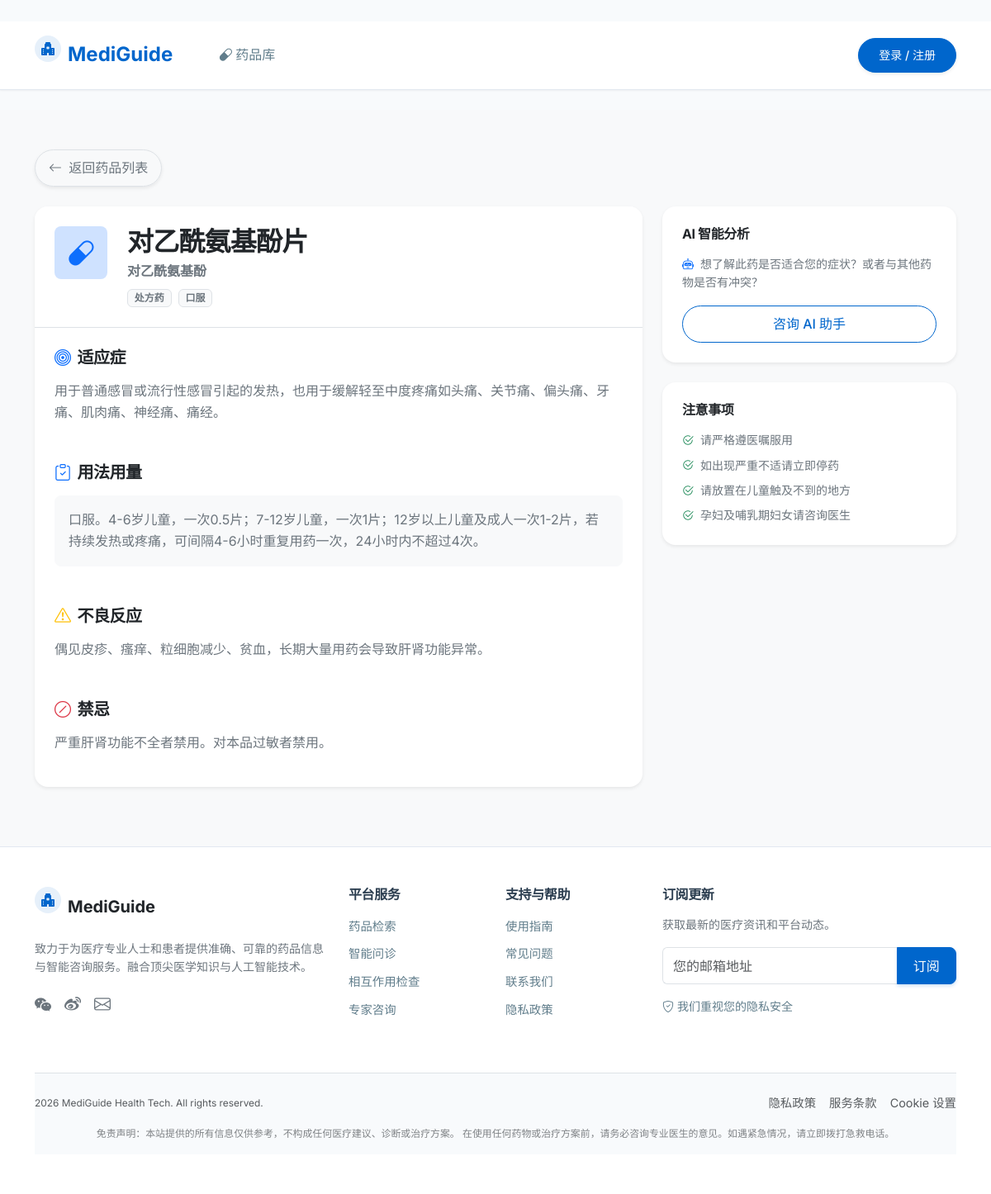
Screenshot of /medicines/1 with the database file from the repository.
### app/models.py (models this page shows)
class Medicine(db.Model):
    __tablename__ = 'medicines'
    id = db.Column(db.Integer, primary_key=True)
    name = db.Column(db.String(100), nullable=False)
    generic_name = db.Column(db.String(100))
    indications = db.Column(db.Text)
    dosage = db.Column(db.Text)
    contraindications = db.Column(db.Text)
    side_effects = db.Column(db.Text)
    precautions = db.Column(db.Text)

### app/routes.py (the view)
@main.route('/medicines/<int:medicine_id>')
def medicine_detail(medicine_id):
    medicine = Medicine.query.get_or_404(medicine_id)
    return render_template('medicine_detail.html', medicine=medicine)

### app/templates/medicine_detail.html (shortened to what this page needs)
﻿{% extends 'base.html' %}
{% block content %}
<div class="bg-light py-5 min-vh-100">
    <div class="container">
        <div class="d-flex align-items-center justify-content-between mb-4">
            <a href="{{ url_for('main.medicine_list') }}" class="btn btn-white border rounded-pill px-3 shadow-sm text-secondary small fw-medium">
                <i class="bi bi-arrow-left me-1"></i> 返回药品列表
            </a>
        </div>
        <div class="row g-4">
            <div class="col-lg-8">
                <div class="card border-0 shadow-sm rounded-4 overflow-hidden mb-4">
                    <div class="card-header bg-white border-bottom p-4">
                        <div class="d-flex align-items-start gap-4">
                            <div class="d-flex align-items-center justify-content-center bg-primary-subtle text-primary rounded-3" style="width: 64px; height: 64px; flex-shrink: 0;">
                                <i class="bi bi-capsule fs-2"></i>
                            </div>
                            <div>
                                <h2 class="fw-bold text-dark mb-1">{{ medicine.name }}</h2>
                                <p class="text-secondary mb-2">{{ medicine.generic_name }}</p>
                                <div class="d-flex gap-2">
                                    <span class="badge bg-light text-secondary border">处方药</span>
                                    <span class="badge bg-light text-secondary border">口服</span>
                                </div>
                            </div>
                        </div>
                    </div>
                    <div class="card-body p-4">
                        <div class="mb-5">
                            <h5 class="fw-bold text-dark mb-3"><i class="bi bi-bullseye me-2 text-primary"></i>适应症</h5>
                            <p class="text-secondary update-text-content">{{ medicine.indications }}</p>
                        </div>
                        <div class="mb-5">
                            <h5 class="fw-bold text-dark mb-3"><i class="bi bi-clipboard-check me-2 text-primary"></i>用法用量</h5>
                            <div class="bg-light rounded-3 p-3 border border-light">
                                <p class="mb-0 text-secondary update-text-content">{{ medicine.dosage }}</p>
                            </div>
                        </div>
                        <div class="mb-5">
                            <h5 class="fw-bold text-dark mb-3"><i class="bi bi-exclamation-triangle me-2 text-warning"></i>不良反应</h5>
                            <p class="text-secondary update-text-content">{{ medicine.side_effects }}</p>
                        </div>
                        <div class="mb-0">
                            <h5 class="fw-bold text-dark mb-3"><i class="bi bi-slash-circle me-2 text-danger"></i>禁忌</h5>
                            <p class="text-secondary update-text-content">{{ medicine.contraindications }}</p>
                        </div>
                    </div>
                </div>
            </div>
            <div class="col-lg-4">
                <div class="card border-0 shadow-sm rounded-4 mb-4">
                    <div class="card-body p-4">
                        <h6 class="fw-bold text-dark mb-3">AI 智能分析</h6>
                        <p class="text-secondary small mb-3">
                            <i class="bi bi-robot me-1 text-primary"></i>
                            想了解此药是否适合您的症状？或者与其他药物是否有冲突？
                        </p>
                        <a href="{{ url_for('main.ai_consult_page') }}" class="btn btn-outline-primary w-100 rounded-pill">
                            咨询 AI 助手
                        </a>
                    </div>
                </div>
                <div class="card border-0 shadow-sm rounded-4">
                    <div class="card-body p-4">
                        <h6 class="fw-bold text-dark mb-3">注意事项</h6>
                        <ul class="list-unstyled text-secondary small d-flex flex-column gap-2 mb-0">
                            <li><i class="bi bi-check2-circle me-2 text-success"></i>请严格遵医嘱服用</li>
                            <li><i class="bi bi-check2-circle me-2 text-success"></i>如出现严重不适请立即停药</li>
                            <li><i class="bi bi-check2-circle me-2 text-success"></i>请放置在儿童触及不到的地方</li>
                            <li><i class="bi bi-check2-circle me-2 text-success"></i>孕妇及哺乳期妇女请咨询医生</li>
                        </ul>
                    </div>
                </div>
            </div>
        </div>
    </div>
</div>
{% endblock %}

### app/static/css/style.css (style rules this page uses)
:root { --primary-color: #0066cc; --primary-hover: #0052a3; --primary-light: #e6f0fa; --success-color: #28a745; --success-light: #e8f5e9; --text-primary: #2c3e50; --text-secondary: #607d8b; --text-light: #90a4ae; --bg-body: #f8fafc; --bg-white: #ffffff; --border-color: #e2e8f0; --shadow-sm: 0 1px 2px 0 rgba(0, 0, 0, 0.05); --shadow-md: 0 4px 6px -1px rgba(0, 0, 0, 0.05), 0 2px 4px -1px rgba(0, 0, 0, 0.03); --shadow-lg: 0 10px 15px -3px rgba(0, 0, 0, 0.05), 0 4px 6px -2px rgba(0, 0, 0, 0.025); --radius-sm: 0.375rem; --radius-md: 0.5rem; --radius-lg: 0.75rem; --font-sans: 'Inter', 'Roboto', 'Segoe UI', system-ui, -apple-system, sans-serif; }
body { font-family: var(--font-sans); background-color: var(--bg-body); color: var(--text-primary); line-height: 1.6; -webkit-font-smoothing: antialiased; }
h1, h2, h3, h4, h5, h6 { color: var(--text-primary); font-weight: 600; letter-spacing: -0.025em; }
.btn { font-weight: 500; padding: 0.6rem 1.2rem; border-radius: var(--radius-md); transition: all 0.2s; }
.btn-outline-primary { color: var(--primary-color); border-color: var(--primary-color); }
.card { border: 1px solid var(--border-color); border-radius: var(--radius-lg); background: var(--bg-white); box-shadow: var(--shadow-sm); transition: transform 0.2s, box-shadow 0.2s; overflow: hidden; }
.card-header { background-color: transparent; border-bottom: 1px solid var(--border-color); padding: 1.25rem; font-weight: 600; }
.card-body { padding: 1.5rem; }

### rows the page displays
Medicine: name "对乙酰氨基酚片", generic_name "对乙酰氨基酚", indications "用于普通感冒或流行性感冒引起的发热，也用于缓解轻至中度疼痛如头痛、关节痛、偏头痛、牙痛、肌肉痛、神经痛、痛经。", dosage "口服。4-6岁儿童，一次0.5片；7-12岁儿童，一次1片；12岁以上儿童及成人一次1-2片，若持续发热或疼痛，可间隔4-6小时重复用药一次，24小时内不超过4次。", side_effects "偶见皮疹、瘙痒、粒细胞减少、贫血，长期大量用药会导致肝肾功能异常。", contraindications "严重肝肾功能不全者禁用。对本品过敏者禁用。"
